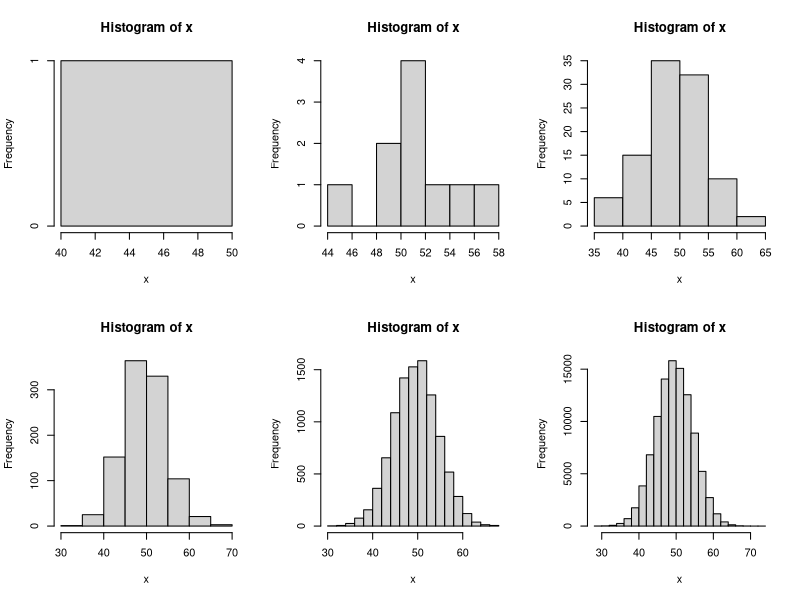

R code for this plot:
## ---- chunk 1
knitr::opts_chunk$set(echo = TRUE)
## ---- chunk 2

par(mfrow = c(2, 3))

for (n in 10^seq(0, 5)) {
    x <- rbinom(n, 100, 0.5)
    hist(x)
}

par(mfrow = c(1, 1))

